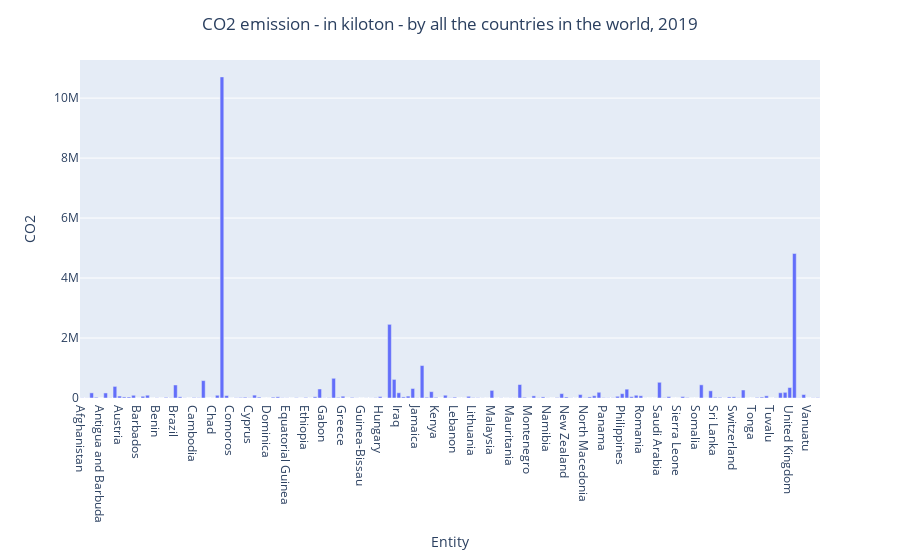

Write notebook code for a chart like this one.
### Code cell
# Creates the graph of 2019 CO2 emissions
fig_co2_2019 = px.bar(energy_co2_data_2019, x='Entity', y='CO2')
# Updates graph layout
fig_co2_2019.update_layout(title={'text': 'CO2 emission - in kiloton - by all the countries in the world, 2019', 'x': 0.5})
# Shows graph
fig_co2_2019.show()

### Figure 1 — Plotly figure (JSON) as saved in the notebook; plotly's stock layout.template omitted (floating-point values rounded to 4 significant figures; data arrays with more than 128 entries replaced by an {"elided": "..."} marker saying what was removed)
{"data": [{"alignmentgroup": "True", "hovertemplate": "Entity=%{x}<br>CO2=%{y}<extra></extra>", "legendgroup": "", "marker": {"color": "#636efa", "pattern": {"shape": ""}}, "name": "", "offsetgroup": "", "orientation": "v", "showlegend": false, "textposition": "auto", "type": "bar", "x": {"elided": "159 str values"}, "xaxis": "x", "y": {"elided": "159 float values"}, "yaxis": "y"}], "layout": {"barmode": "relative", "legend": {"tracegroupgap": 0}, "margin": {"t": 60}, "title": {"text": "CO2 emission - in kiloton - by all the countries in the world, 2019", "x": 0.5}, "xaxis": {"anchor": "y", "domain": [0, 1], "title": {"text": "Entity"}}, "yaxis": {"anchor": "x", "domain": [0, 1], "title": {"text": "CO2"}}}}
